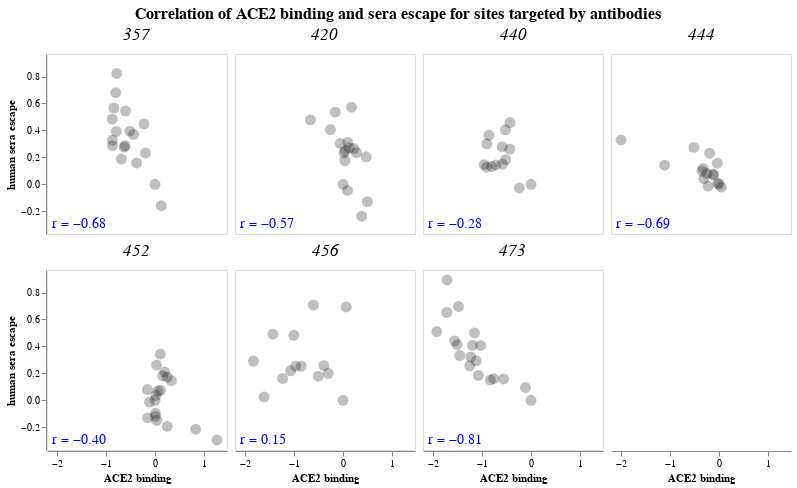

The code cell stored with this chart in its notebook:
### Markdown cell above
## Plot sites with serum escape

### Code cell
escape_sites = [357,420, 440, 444, 452, 456, 473]

filtered_XBB15_df = filtered_XBB15_df[filtered_XBB15_df['site'].isin(escape_sites)]

init_min_func_effect = -1.5

func_effects_slider = alt.param(
    value=init_min_func_effect,
    bind=alt.binding_range(
        name="minimum spike-mediated entry",
        min=filtered_XBB15_df["spike mediated entry"].min(),
        max=0,
    ),
)

affinity_escape_corr_base = (
    alt.Chart(filtered_XBB15_df)
    .add_params(func_effects_slider)
    .transform_filter(alt.datum["spike mediated entry"] >= func_effects_slider)
)


sera_affinity_escape_corr_chart = (
    (
        (
            affinity_escape_corr_base
            .encode(
                x=alt.X("ACE2 binding", scale=alt.Scale(nice=False, padding=10)),
                y=alt.Y("human sera escape", scale=alt.Scale(nice=False, padding=10)),
                tooltip=filtered_XBB15_df.columns.tolist(),   
            )           
            .mark_circle(color="black", opacity=0.25, size=120)
        )
        + (
            affinity_escape_corr_base
            .transform_regression("ACE2 binding", "human sera escape", params=True)
            .transform_calculate(
                r=alt.expr.if_(
                    alt.datum["coef"][1] > 0,
                    alt.expr.sqrt(alt.datum["rSquared"]),
                    -alt.expr.sqrt(alt.datum["rSquared"]),
                ),
                r_text="r = " + alt.expr.format(alt.datum["r"], ".2f"),
            )
            .encode(
                text="r_text:N",
                x=alt.value(5),
                y=alt.value(170),
            )
            .mark_text(size=14, align="left", color="blue")
        )
    )
    .properties(
        width=180,
        height=180,
    )
    .facet(
        facet=alt.Facet(
            'site',
            title=None,
            header=alt.Header(
                titleFontSize=21,
                titleFontWeight='normal',
                titlePadding=5,
                labelFontSize=17,
                labelFontStyle='italic'
            )
        ),
        spacing=6,
        columns=4
    )
    .configure_axis(grid=False)
    .properties(
        title=alt.TitleParams(
            "Correlation of ACE2 binding and sera escape for sites targeted by antibodies ",
            anchor="middle",
            fontSize=16,
        ),
    )
)
sera_affinity_escape_corr_chart

### Figure 1 — Vega-Lite specification as saved in the notebook (floating-point values rounded to 4 significant figures)
{"config": {"view": {"continuousWidth": 300, "continuousHeight": 300}, "axis": {"grid": false}}, "data": {"name": "data-ba4017f2d4fd5fbc0affdaf411d15172"}, "facet": {"field": "site", "header": {"labelFontSize": 17, "labelFontStyle": "italic", "titleFontSize": 21, "titleFontWeight": "normal", "titlePadding": 5}, "title": null, "type": "quantitative"}, "spec": {"layer": [{"mark": {"type": "circle", "color": "black", "opacity": 0.25, "size": 120}, "encoding": {"tooltip": [{"field": "site", "type": "quantitative"}, {"field": "wildtype", "type": "nominal"}, {"field": "mutant", "type": "nominal"}, {"field": "human sera escape", "type": "quantitative"}, {"field": "spike mediated entry", "type": "quantitative"}, {"field": "ACE2 binding", "type": "quantitative"}, {"field": "sequential_site", "type": "quantitative"}, {"field": "region", "type": "nominal"}, {"field": "mutation", "type": "nominal"}, {"field": "correlation_text", "type": "nominal"}, {"field": "correlation", "type": "quantitative"}], "x": {"field": "ACE2 binding", "scale": {"nice": false, "padding": 10}, "type": "quantitative"}, "y": {"field": "human sera escape", "scale": {"nice": false, "padding": 10}, "type": "quantitative"}}, "transform": [{"filter": "(datum['spike mediated entry'] >= param_5)"}]}, {"mark": {"type": "text", "align": "left", "color": "blue", "size": 14}, "encoding": {"text": {"field": "r_text", "type": "nominal"}, "x": {"value": 5}, "y": {"value": 170}}, "transform": [{"filter": "(datum['spike mediated entry'] >= param_5)"}, {"on": "ACE2 binding", "regression": "human sera escape", "params": true}, {"calculate": "if((datum['coef'][1] > 0),sqrt(datum['rSquared']),(-sqrt(datum['rSquared'])))", "as": "r"}, {"calculate": "('r = ' + format(datum['r'],'.2f'))", "as": "r_text"}]}], "height": 180, "width": 180}, "columns": 4, "params": [{"name": "param_5", "bind": {"input": "range", "max": 0, "min": -1.359, "name": "minimum spike-mediated entry"}, "value": -1.5}], "spacing": 6, "title": {"text": "Correlation of ACE2 binding and sera escape for sites targeted by antibodies ", "anchor": "middle", "fontSize": 16}, "$schema": "https://vega.github.io/schema/vega-lite/v5.15.1.json", "datasets": {"data-ba4017f2d4fd5fbc0affdaf411d15172": [{"site": 357, "wildtype": "R", "mutant": "C", "human sera escape": 0.2326, "spike mediated entry": -0.5789, "ACE2 binding": -0.1957, "sequential_site": 353, "region": "RBD", "mutation": "R357C", "correlation_text": "R = -0.68", "correlation": -0.6802}, {"site": 357, "wildtype": "R", "mutant": "D", "human sera escape": 0.1876, "spike mediated entry": -0.4634, "ACE2 binding": -0.6879, "sequential_site": 353, "region": "RBD", "mutation": "R357D", "correlation_text": "R = -0.68", "correlation": -0.6802}, {"site": 357, "wildtype": "R", "mutant": "E", "human sera escape": 0.4831, "spike mediated entry": -0.384, "ACE2 binding": -0.8746, "sequential_site": 353, "region": "RBD", "mutation": "R357E", "correlation_text": "R = -0.68", "correlation": -0.6802}, {"site": 357, "wildtype": "R", "mutant": "G", "human sera escape": 0.2755, "spike mediated entry": -0.2635, "ACE2 binding": -0.6308, "sequential_site": 353, "region": "RBD", "mutation": "R357G", "correlation_text": "R = -0.68", "correlation": -0.6802}, {"site": 357, "wildtype": "R", "mutant": "H", "human sera escape": 0.8229, "spike mediated entry": -0.07824, "ACE2 binding": -0.7828, "sequential_site": 353, "region": "RBD", "mutation": "R357H", "correlation_text": "R = -0.68", "correlation": -0.6802}, {"site": 357, "wildtype": "R", "mutant": "I", "human sera escape": 0.1582, "spike mediated entry": -0.05026, "ACE2 binding": -0.3765, "sequential_site": 353, "region": "RBD", "mutation": "R357I", "correlation_text": "R = -0.68", "correlation": -0.6802}, {"site": 357, "wildtype": "R", "mutant": "K", "human sera escape": -0.159, "spike mediated entry": -0.02747, "ACE2 binding": 0.127, "sequential_site": 353, "region": "RBD", "mutation": "R357K", "correlation_text": "R = -0.68", "correlation": -0.6802}, {"site": 357, "wildtype": "R", "mutant": "L", "human sera escape": 0.3708, "spike mediated entry": 0.04549, "ACE2 binding": -0.4377, "sequential_site": 353, "region": "RBD", "mutation": "R357L", "correlation_text": "R = -0.68", "correlation": -0.6802}, {"site": 357, "wildtype": "R", "mutant": "M", "human sera escape": 0.5659, "spike mediated entry": 0.03384, "ACE2 binding": -0.8414, "sequential_site": 353, "region": "RBD", "mutation": "R357M", "correlation_text": "R = -0.68", "correlation": -0.6802}, {"site": 357, "wildtype": "R", "mutant": "N", "human sera escape": 0.4477, "spike mediated entry": -0.529, "ACE2 binding": -0.225, "sequential_site": 353, "region": "RBD", "mutation": "R357N", "correlation_text": "R = -0.68", "correlation": -0.6802}, {"site": 357, "wildtype": "R", "mutant": "P", "human sera escape": 0.6804, "spike mediated entry": -0.05469, "ACE2 binding": -0.8022, "sequential_site": 353, "region": "RBD", "mutation": "R357P", "correlation_text": "R = -0.68", "correlation": -0.6802}, {"site": 357, "wildtype": "R", "mutant": "Q", "human sera escape": 0.3926, "spike mediated entry": -0.1519, "ACE2 binding": -0.7932, "sequential_site": 353, "region": "RBD", "mutation": "R357Q", "correlation_text": "R = -0.68", "correlation": -0.6802}, {"site": 357, "wildtype": "R", "mutant": "S", "human sera escape": 0.2863, "spike mediated entry": -0.2156, "ACE2 binding": -0.8718, "sequential_site": 353, "region": "RBD", "mutation": "R357S", "correlation_text": "R = -0.68", "correlation": -0.6802}, {"site": 357, "wildtype": "R", "mutant": "T", "human sera escape": 0.3948, "spike mediated entry": -0.7528, "ACE2 binding": -0.5162, "sequential_site": 353, "region": "RBD", "mutation": "R357T", "correlation_text": "R = -0.68", "correlation": -0.6802}, {"site": 357, "wildtype": "R", "mutant": "V", "human sera escape": 0.3275, "spike mediated entry": 0.08032, "ACE2 binding": -0.8711, "sequential_site": 353, "region": "RBD", "mutation": "R357V", "correlation_text": "R = -0.68", "correlation": -0.6802}, {"site": 357, "wildtype": "R", "mutant": "W", "human sera escape": 0.5439, "spike mediated entry": -0.2416, "ACE2 binding": -0.6019, "sequential_site": 353, "region": "RBD", "mutation": "R357W", "correlation_text": "R = -0.68", "correlation": -0.6802}, {"site": 357, "wildtype": "R", "mutant": "Y", "human sera escape": 0.2869, "spike mediated entry": -0.04178, "ACE2 binding": -0.611, "sequential_site": 353, "region": "RBD", "mutation": "R357Y", "correlation_text": "R = -0.68", "correlation": -0.6802}, {"site": 357, "wildtype": "R", "mutant": "R", "human sera escape": 0.0, "spike mediated entry": 0.0, "ACE2 binding": 0.0, "sequential_site": 353, "region": "RBD", "mutation": "R357R", "correlation_text": "R = -0.68", "correlation": -0.6802}, {"site": 420, "wildtype": "D", "mutant": "A", "human sera escape": 0.2335, "spike mediated entry": -0.08963, "ACE2 binding": 0.01822, "sequential_site": 416, "region": "RBD", "mutation": "D420A", "correlation_text": "R = -0.57", "correlation": -0.571}, {"site": 420, "wildtype": "D", "mutant": "C", "human sera escape": 0.2714, "spike mediated entry": -0.5093, "ACE2 binding": 0.126, "sequential_site": 416, "region": "RBD", "mutation": "D420C", "correlation_text": "R = -0.57", "correlation": -0.571}, {"site": 420, "wildtype": "D", "mutant": "E", "human sera escape": -0.1286, "spike mediated entry": -0.4288, "ACE2 binding": 0.4977, "sequential_site": 416, "region": "RBD", "mutation": "D420E", "correlation_text": "R = -0.57", "correlation": -0.571}, {"site": 420, "wildtype": "D", "mutant": "F", "human sera escape": 0.5354, "spike mediated entry": -0.1524, "ACE2 binding": -0.1582, "sequential_site": 416, "region": "RBD", "mutation": "D420F", "correlation_text": "R = -0.57", "correlation": -0.571}, {"site": 420, "wildtype": "D", "mutant": "G", "human sera escape": 0.3119, "spike mediated entry": -0.6732, "ACE2 binding": 0.09659, "sequential_site": 416, "region": "RBD", "mutation": "D420G", "correlation_text": "R = -0.57", "correlation": -0.571}, {"site": 420, "wildtype": "D", "mutant": "H", "human sera escape": 0.2347, "spike mediated entry": -0.1092, "ACE2 binding": 0.2772, "sequential_site": 416, "region": "RBD", "mutation": "D420H", "correlation_text": "R = -0.57", "correlation": -0.571}, {"site": 420, "wildtype": "D", "mutant": "K", "human sera escape": 0.2043, "spike mediated entry": -0.6448, "ACE2 binding": 0.4742, "sequential_site": 416, "region": "RBD", "mutation": "D420K", "correlation_text": "R = -0.57", "correlation": -0.571}, {"site": 420, "wildtype": "D", "mutant": "M", "human sera escape": 0.1753, "spike mediated entry": -0.3529, "ACE2 binding": 0.03823, "sequential_site": 416, "region": "RBD", "mutation": "D420M", "correlation_text": "R = -0.57", "correlation": -0.571}, {"site": 420, "wildtype": "D", "mutant": "N", "human sera escape": 0.5724, "spike mediated entry": -0.05154, "ACE2 binding": 0.174, "sequential_site": 416, "region": "RBD", "mutation": "D420N", "correlation_text": "R = -0.57", "correlation": -0.571}, {"site": 420, "wildtype": "D", "mutant": "Q", "human sera escape": -0.04526, "spike mediated entry": -0.2388, "ACE2 binding": 0.09217, "sequential_site": 416, "region": "RBD", "mutation": "D420Q", "correlation_text": "R = -0.57", "correlation": -0.571}, {"site": 420, "wildtype": "D", "mutant": "R", "human sera escape": 0.4068, "spike mediated entry": -0.7003, "ACE2 binding": -0.2568, "sequential_site": 416, "region": "RBD", "mutation": "D420R", "correlation_text": "R = -0.57", "correlation": -0.571}, {"site": 420, "wildtype": "D", "mutant": "S", "human sera escape": 0.3036, "spike mediated entry": -0.08148, "ACE2 binding": -0.05797, "sequential_site": 416, "region": "RBD", "mutation": "D420S", "correlation_text": "R = -0.57", "correlation": -0.571}, {"site": 420, "wildtype": "D", "mutant": "T", "human sera escape": 0.2488, "spike mediated entry": -0.2799, "ACE2 binding": 0.04526, "sequential_site": 416, "region": "RBD", "mutation": "D420T", "correlation_text": "R = -0.57", "correlation": -0.571}, {"site": 420, "wildtype": "D", "mutant": "V", "human sera escape": -0.2367, "spike mediated entry": -1.304, "ACE2 binding": 0.3806, "sequential_site": 416, "region": "RBD", "mutation": "D420V", "correlation_text": "R = -0.57", "correlation": -0.571}, {"site": 420, "wildtype": "D", "mutant": "W", "human sera escape": 0.4782, "spike mediated entry": -0.2707, "ACE2 binding": -0.6663, "sequential_site": 416, "region": "RBD", "mutation": "D420W", "correlation_text": "R = -0.57", "correlation": -0.571}, {"site": 420, "wildtype": "D", "mutant": "Y", "human sera escape": 0.2657, "spike mediated entry": -0.32, "ACE2 binding": 0.225, "sequential_site": 416, "region": "RBD", "mutation": "D420Y", "correlation_text": "R = -0.57", "correlation": -0.571}, {"site": 420, "wildtype": "D", "mutant": "D", "human sera escape": 0.0, "spike mediated entry": 0.0, "ACE2 binding": 0.0, "sequential_site": 416, "region": "RBD", "mutation": "D420D", "correlation_text": "R = -0.57", "correlation": -0.571}, {"site": 440, "wildtype": "K", "mutant": "A", "human sera escape": 0.2612, "spike mediated entry": -0.3045, "ACE2 binding": -0.4355, "sequential_site": 436, "region": "RBD", "mutation": "K440A", "correlation_text": "R = -0.28", "correlation": -0.2814}, {"site": 440, "wildtype": "K", "mutant": "E", "human sera escape": 0.3641, "spike mediated entry": 0.03627, "ACE2 binding": -0.861, "sequential_site": 436, "region": "RBD", "mutation": "K440E", "correlation_text": "R = -0.28", "correlation": -0.2814}, {"site": 440, "wildtype": "K", "mutant": "F", "human sera escape": 0.1496, "spike mediated entry": -0.6424, "ACE2 binding": -0.5861, "sequential_site": 436, "region": "RBD", "mutation": "K440F", "correlation_text": "R = -0.28", "correlation": -0.2814}, {"site": 440, "wildtype": "K", "mutant": "I", "human sera escape": 0.1435, "spike mediated entry": 0.07683, "ACE2 binding": -0.7169, "sequential_site": 436, "region": "RBD", "mutation": "K440I", "correlation_text": "R = -0.28", "correlation": -0.2814}, {"site": 440, "wildtype": "K", "mutant": "M", "human sera escape": 0.1456, "spike mediated entry": -0.04719, "ACE2 binding": -0.956, "sequential_site": 436, "region": "RBD", "mutation": "K440M", "correlation_text": "R = -0.28", "correlation": -0.2814}, {"site": 440, "wildtype": "K", "mutant": "N", "human sera escape": 0.4048, "spike mediated entry": -0.01255, "ACE2 binding": -0.5238, "sequential_site": 436, "region": "RBD", "mutation": "K440N", "correlation_text": "R = -0.28", "correlation": -0.2814}, {"site": 440, "wildtype": "K", "mutant": "P", "human sera escape": 0.3004, "spike mediated entry": -0.1515, "ACE2 binding": -0.9046, "sequential_site": 436, "region": "RBD", "mutation": "K440P", "correlation_text": "R = -0.28", "correlation": -0.2814}, {"site": 440, "wildtype": "K", "mutant": "Q", "human sera escape": 0.2783, "spike mediated entry": 0.01284, "ACE2 binding": -0.5891, "sequential_site": 436, "region": "RBD", "mutation": "K440Q", "correlation_text": "R = -0.28", "correlation": -0.2814}, {"site": 440, "wildtype": "K", "mutant": "R", "human sera escape": -0.02675, "spike mediated entry": -0.07078, "ACE2 binding": -0.2379, "sequential_site": 436, "region": "RBD", "mutation": "K440R", "correlation_text": "R = -0.28", "correlation": -0.2814}, {"site": 440, "wildtype": "K", "mutant": "S", "human sera escape": 0.1831, "spike mediated entry": -0.134, "ACE2 binding": -0.5166, "sequential_site": 436, "region": "RBD", "mutation": "K440S", "correlation_text": "R = -0.28", "correlation": -0.2814}, {"site": 440, "wildtype": "K", "mutant": "T", "human sera escape": 0.1273, "spike mediated entry": 0.00435, "ACE2 binding": -0.909, "sequential_site": 436, "region": "RBD", "mutation": "K440T", "correlation_text": "R = -0.28", "correlation": -0.2814}, {"site": 440, "wildtype": "K", "mutant": "V", "human sera escape": 0.1322, "spike mediated entry": 0.09473, "ACE2 binding": -0.802, "sequential_site": 436, "region": "RBD", "mutation": "K440V", "correlation_text": "R = -0.28", "correlation": -0.2814}, {"site": 440, "wildtype": "K", "mutant": "W", "human sera escape": 0.4584, "spike mediated entry": 0.03784, "ACE2 binding": -0.4307, "sequential_site": 436, "region": "RBD", "mutation": "K440W", "correlation_text": "R = -0.28", "correlation": -0.2814}, {"site": 440, "wildtype": "K", "mutant": "K", "human sera escape": 0.0, "spike mediated entry": 0.0, "ACE2 binding": 0.0, "sequential_site": 436, "region": "RBD", "mutation": "K440K", "correlation_text": "R = -0.28", "correlation": -0.2814}, {"site": 444, "wildtype": "K", "mutant": "-", "human sera escape": 0.3289, "spike mediated entry": -0.7108, "ACE2 binding": -2.005, "sequential_site": 440, "region": "RBD", "mutation": "K444-", "correlation_text": "R = -0.69", "correlation": -0.6884}, {"site": 444, "wildtype": "K", "mutant": "A", "human sera escape": 0.1421, "spike mediated entry": 0.01101, "ACE2 binding": -1.114, "sequential_site": 440, "region": "RBD", "mutation": "K444A", "correlation_text": "R = -0.69", "correlation": -0.6884}, {"site": 444, "wildtype": "K", "mutant": "C", "human sera escape": 0.06873, "spike mediated entry": 0.03239, "ACE2 binding": -0.1109, "sequential_site": 440, "region": "RBD", "mutation": "K444C", "correlation_text": "R = -0.69", "correlation": -0.6884}, {"site": 444, "wildtype": "K", "mutant": "D", "human sera escape": 0.2741, "spike mediated entry": -0.0104, "ACE2 binding": -0.5119, "sequential_site": 440, "region": "RBD", "mutation": "K444D", "correlation_text": "R = -0.69", "correlation": -0.6884}, {"site": 444, "wildtype": "K", "mutant": "E", "human sera escape": 0.04189, "spike mediated entry": 0.008505, "ACE2 binding": -0.3103, "sequential_site": 440, "region": "RBD", "mutation": "K444E", "correlation_text": "R = -0.69", "correlation": -0.6884}, {"site": 444, "wildtype": "K", "mutant": "G", "human sera escape": 0.07981, "spike mediated entry": -0.03945, "ACE2 binding": -0.2475, "sequential_site": 440, "region": "RBD", "mutation": "K444G", "correlation_text": "R = -0.69", "correlation": -0.6884}, {"site": 444, "wildtype": "K", "mutant": "H", "human sera escape": 0.1179, "spike mediated entry": 0.08149, "ACE2 binding": -0.3261, "sequential_site": 440, "region": "RBD", "mutation": "K444H", "correlation_text": "R = -0.69", "correlation": -0.6884}, {"site": 444, "wildtype": "K", "mutant": "M", "human sera escape": 0.1568, "spike mediated entry": 0.0321, "ACE2 binding": -0.03545, "sequential_site": 440, "region": "RBD", "mutation": "K444M", "correlation_text": "R = -0.69", "correlation": -0.6884}, {"site": 444, "wildtype": "K", "mutant": "N", "human sera escape": 0.009039, "spike mediated entry": 0.00974, "ACE2 binding": -0.02242, "sequential_site": 440, "region": "RBD", "mutation": "K444N", "correlation_text": "R = -0.69", "correlation": -0.6884}, {"site": 444, "wildtype": "K", "mutant": "Q", "human sera escape": -0.01297, "spike mediated entry": -0.0956, "ACE2 binding": -0.224, "sequential_site": 440, "region": "RBD", "mutation": "K444Q", "correlation_text": "R = -0.69", "correlation": -0.6884}, {"site": 444, "wildtype": "K", "mutant": "R", "human sera escape": -0.02104, "spike mediated entry": -0.05194, "ACE2 binding": 0.04488, "sequential_site": 440, "region": "RBD", "mutation": "K444R", "correlation_text": "R = -0.69", "correlation": -0.6884}, {"site": 444, "wildtype": "K", "mutant": "S", "human sera escape": 0.2309, "spike mediated entry": -0.1045, "ACE2 binding": -0.1923, "sequential_site": 440, "region": "RBD", "mutation": "K444S", "correlation_text": "R = -0.69", "correlation": -0.6884}, {"site": 444, "wildtype": "K", "mutant": "T", "human sera escape": 0.09751, "spike mediated entry": 0.1281, "ACE2 binding": -0.3462, "sequential_site": 440, "region": "RBD", "mutation": "K444T", "correlation_text": "R = -0.69", "correlation": -0.6884}, {"site": 444, "wildtype": "K", "mutant": "W", "human sera escape": 0.07721, "spike mediated entry": -0.1588, "ACE2 binding": -0.1248, "sequential_site": 440, "region": "RBD", "mutation": "K444W", "correlation_text": "R = -0.69", "correlation": -0.6884}, {"site": 444, "wildtype": "K", "mutant": "K", "human sera escape": 0.0, "spike mediated entry": 0.0, "ACE2 binding": 0.0, "sequential_site": 440, "region": "RBD", "mutation": "K444K", "correlation_text": "R = -0.69", "correlation": -0.6884}, {"site": 452, "wildtype": "L", "mutant": "A", "human sera escape": 0.06881, "spike mediated entry": -0.05028, "ACE2 binding": 0.05768, "sequential_site": 448, "region": "RBD", "mutation": "L452A", "correlation_text": "R = -0.40", "correlation": -0.4027}, {"site": 452, "wildtype": "L", "mutant": "C", "human sera escape": 0.1457, "spike mediated entry": -0.2767, "ACE2 binding": 0.3361, "sequential_site": 448, "region": "RBD", "mutation": "L452C", "correlation_text": "R = -0.40", "correlation": -0.4027}, {"site": 452, "wildtype": "L", "mutant": "D", "human sera escape": 0.2626, "spike mediated entry": -0.02182, "ACE2 binding": 0.03213, "sequential_site": 448, "region": "RBD", "mutation": "L452D", "correlation_text": "R = -0.40", "correlation": -0.4027}, {"site": 452, "wildtype": "L", "mutant": "E", "human sera escape": 0.08008, "spike mediated entry": -0.1731, "ACE2 binding": -0.1567, "sequential_site": 448, "region": "RBD", "mutation": "L452E", "correlation_text": "R = -0.40", "correlation": -0.4027}, {"site": 452, "wildtype": "L", "mutant": "F", "human sera escape": -0.01257, "spike mediated entry": -0.1984, "ACE2 binding": -0.1149, "sequential_site": 448, "region": "RBD", "mutation": "L452F", "correlation_text": "R = -0.40", "correlation": -0.4027}, {"site": 452, "wildtype": "L", "mutant": "G", "human sera escape": -0.1934, "spike mediated entry": 0.03739, "ACE2 binding": 0.2503, "sequential_site": 448, "region": "RBD", "mutation": "L452G", "correlation_text": "R = -0.40", "correlation": -0.4027}, {"site": 452, "wildtype": "L", "mutant": "H", "human sera escape": 0.03686, "spike mediated entry": 0.02436, "ACE2 binding": 0.01964, "sequential_site": 448, "region": "RBD", "mutation": "L452H", "correlation_text": "R = -0.40", "correlation": -0.4027}, {"site": 452, "wildtype": "L", "mutant": "I", "human sera escape": -0.1304, "spike mediated entry": -0.01199, "ACE2 binding": -0.1502, "sequential_site": 448, "region": "RBD", "mutation": "L452I", "correlation_text": "R = -0.40", "correlation": -0.4027}, {"site": 452, "wildtype": "L", "mutant": "K", "human sera escape": 0.1721, "spike mediated entry": 0.1442, "ACE2 binding": 0.2513, "sequential_site": 448, "region": "RBD", "mutation": "L452K", "correlation_text": "R = -0.40", "correlation": -0.4027}, {"site": 452, "wildtype": "L", "mutant": "M", "human sera escape": -0.1193, "spike mediated entry": -0.148, "ACE2 binding": 0.006477, "sequential_site": 448, "region": "RBD", "mutation": "L452M", "correlation_text": "R = -0.40", "correlation": -0.4027}, {"site": 452, "wildtype": "L", "mutant": "N", "human sera escape": -0.1493, "spike mediated entry": -0.0405, "ACE2 binding": 0.03574, "sequential_site": 448, "region": "RBD", "mutation": "L452N", "correlation_text": "R = -0.40", "correlation": -0.4027}, {"site": 452, "wildtype": "L", "mutant": "Q", "human sera escape": 0.2096, "spike mediated entry": -0.1389, "ACE2 binding": 0.197, "sequential_site": 448, "region": "RBD", "mutation": "L452Q", "correlation_text": "R = -0.40", "correlation": -0.4027}, {"site": 452, "wildtype": "L", "mutant": "R", "human sera escape": 0.1816, "spike mediated entry": 0.1286, "ACE2 binding": 0.1571, "sequential_site": 448, "region": "RBD", "mutation": "L452R", "correlation_text": "R = -0.40", "correlation": -0.4027}, {"site": 452, "wildtype": "L", "mutant": "S", "human sera escape": -0.2141, "spike mediated entry": -0.2193, "ACE2 binding": 0.8309, "sequential_site": 448, "region": "RBD", "mutation": "L452S", "correlation_text": "R = -0.40", "correlation": -0.4027}, {"site": 452, "wildtype": "L", "mutant": "T", "human sera escape": -0.2946, "spike mediated entry": -0.4798, "ACE2 binding": 1.268, "sequential_site": 448, "region": "RBD", "mutation": "L452T", "correlation_text": "R = -0.40", "correlation": -0.4027}, {"site": 452, "wildtype": "L", "mutant": "V", "human sera escape": 0.07435, "spike mediated entry": -0.03466, "ACE2 binding": 0.1125, "sequential_site": 448, "region": "RBD", "mutation": "L452V", "correlation_text": "R = -0.40", "correlation": -0.4027}, {"site": 452, "wildtype": "L", "mutant": "W", "human sera escape": -0.09617, "spike mediated entry": 0.04109, "ACE2 binding": 0.008598, "sequential_site": 448, "region": "RBD", "mutation": "L452W", "correlation_text": "R = -0.40", "correlation": -0.4027}, {"site": 452, "wildtype": "L", "mutant": "Y", "human sera escape": 0.3428, "spike mediated entry": 0.002831, "ACE2 binding": 0.1094, "sequential_site": 448, "region": "RBD", "mutation": "L452Y", "correlation_text": "R = -0.40", "correlation": -0.4027}, {"site": 452, "wildtype": "L", "mutant": "L", "human sera escape": 0.0, "spike mediated entry": 0.0, "ACE2 binding": 0.0, "sequential_site": 448, "region": "RBD", "mutation": "L452L", "correlation_text": "R = -0.40", "correlation": -0.4027}, {"site": 456, "wildtype": "F", "mutant": "A", "human sera escape": 0.4906, "spike mediated entry": -0.2121, "ACE2 binding": -1.433, "sequential_site": 452, "region": "RBD", "mutation": "F456A", "correlation_text": "R = 0.15", "correlation": 0.1492}, {"site": 456, "wildtype": "F", "mutant": "D", "human sera escape": 0.2191, "spike mediated entry": -0.2745, "ACE2 binding": -1.072, "sequential_site": 452, "region": "RBD", "mutation": "F456D", "correlation_text": "R = 0.15", "correlation": 0.1492}, {"site": 456, "wildtype": "F", "mutant": "G", "human sera escape": 0.1787, "spike mediated entry": -0.05422, "ACE2 binding": -0.5038, "sequential_site": 452, "region": "RBD", "mutation": "F456G", "correlation_text": "R = 0.15", "correlation": 0.1492}, {"site": 456, "wildtype": "F", "mutant": "H", "human sera escape": 0.2537, "spike mediated entry": 0.05081, "ACE2 binding": -0.9693, "sequential_site": 452, "region": "RBD", "mutation": "F456H", "correlation_text": "R = 0.15", "correlation": 0.1492}, {"site": 456, "wildtype": "F", "mutant": "I", "human sera escape": 0.1619, "spike mediated entry": -0.03174, "ACE2 binding": -1.234, "sequential_site": 452, "region": "RBD", "mutation": "F456I", "correlation_text": "R = 0.15", "correlation": 0.1492}, {"site": 456, "wildtype": "F", "mutant": "L", "human sera escape": 0.2001, "spike mediated entry": -0.02328, "ACE2 binding": -0.3013, "sequential_site": 452, "region": "RBD", "mutation": "F456L", "correlation_text": "R = 0.15", "correlation": 0.1492}, {"site": 456, "wildtype": "F", "mutant": "N", "human sera escape": 0.253, "spike mediated entry": -0.2327, "ACE2 binding": -0.8558, "sequential_site": 452, "region": "RBD", "mutation": "F456N", "correlation_text": "R = 0.15", "correlation": 0.1492}, {"site": 456, "wildtype": "F", "mutant": "R", "human sera escape": 0.6926, "spike mediated entry": 0.05425, "ACE2 binding": 0.06597, "sequential_site": 452, "region": "RBD", "mutation": "F456R", "correlation_text": "R = 0.15", "correlation": 0.1492}, {"site": 456, "wildtype": "F", "mutant": "S", "human sera escape": 0.7081, "spike mediated entry": -0.2781, "ACE2 binding": -0.6061, "sequential_site": 452, "region": "RBD", "mutation": "F456S", "correlation_text": "R = 0.15", "correlation": 0.1492}, {"site": 456, "wildtype": "F", "mutant": "T", "human sera escape": 0.4824, "spike mediated entry": -0.2327, "ACE2 binding": -1.006, "sequential_site": 452, "region": "RBD", "mutation": "F456T", "correlation_text": "R = 0.15", "correlation": 0.1492}, {"site": 456, "wildtype": "F", "mutant": "V", "human sera escape": 0.2575, "spike mediated entry": 0.05087, "ACE2 binding": -0.3911, "sequential_site": 452, "region": "RBD", "mutation": "F456V", "correlation_text": "R = 0.15", "correlation": 0.1492}, {"site": 456, "wildtype": "F", "mutant": "W", "human sera escape": 0.02462, "spike mediated entry": 0.08546, "ACE2 binding": -1.615, "sequential_site": 452, "region": "RBD", "mutation": "F456W", "correlation_text": "R = 0.15", "correlation": 0.1492}, {"site": 456, "wildtype": "F", "mutant": "Y", "human sera escape": 0.2912, "spike mediated entry": -0.1895, "ACE2 binding": -1.832, "sequential_site": 452, "region": "RBD", "mutation": "F456Y", "correlation_text": "R = 0.15", "correlation": 0.1492}, {"site": 456, "wildtype": "F", "mutant": "F", "human sera escape": 0.0, "spike mediated entry": 0.0, "ACE2 binding": 0.0, "sequential_site": 452, "region": "RBD", "mutation": "F456F", "correlation_text": "R = 0.15", "correlation": 0.1492}, {"site": 473, "wildtype": "Y", "mutant": "A", "human sera escape": 0.4073, "spike mediated entry": -0.315, "ACE2 binding": -1.031, "sequential_site": 469, "region": "RBD", "mutation": "Y473A", "correlation_text": "R = -0.81", "correlation": -0.8094}, {"site": 473, "wildtype": "Y", "mutant": "C", "human sera escape": 0.1852, "spike mediated entry": -1.359, "ACE2 binding": -1.077, "sequential_site": 469, "region": "RBD", "mutation": "Y473C", "correlation_text": "R = -0.81", "correlation": -0.8094}, {"site": 473, "wildtype": "Y", "mutant": "D", "human sera escape": 0.893, "spike mediated entry": -0.1588, "ACE2 binding": -1.718, "sequential_site": 469, "region": "RBD", "mutation": "Y473D", "correlation_text": "R = -0.81", "correlation": -0.8094}, {"site": 473, "wildtype": "Y", "mutant": "E", "human sera escape": 0.2933, "spike mediated entry": 0.04367, "ACE2 binding": -1.12, "sequential_site": 469, "region": "RBD", "mutation": "Y473E", "correlation_text": "R = -0.81", "correlation": -0.8094}, {"site": 473, "wildtype": "Y", "mutant": "F", "human sera escape": 0.09453, "spike mediated entry": -0.1012, "ACE2 binding": -0.114, "sequential_site": 469, "region": "RBD", "mutation": "Y473F", "correlation_text": "R = -0.81", "correlation": -0.8094}, {"site": 473, "wildtype": "Y", "mutant": "G", "human sera escape": 0.6518, "spike mediated entry": -0.3427, "ACE2 binding": -1.723, "sequential_site": 469, "region": "RBD", "mutation": "Y473G", "correlation_text": "R = -0.81", "correlation": -0.8094}, {"site": 473, "wildtype": "Y", "mutant": "H", "human sera escape": 0.1588, "spike mediated entry": -0.06732, "ACE2 binding": -0.5603, "sequential_site": 469, "region": "RBD", "mutation": "Y473H", "correlation_text": "R = -0.81", "correlation": -0.8094}, {"site": 473, "wildtype": "Y", "mutant": "I", "human sera escape": 0.3322, "spike mediated entry": -0.08181, "ACE2 binding": -1.459, "sequential_site": 469, "region": "RBD", "mutation": "Y473I", "correlation_text": "R = -0.81", "correlation": -0.8094}, {"site": 473, "wildtype": "Y", "mutant": "K", "human sera escape": 0.6967, "spike mediated entry": -0.7767, "ACE2 binding": -1.482, "sequential_site": 469, "region": "RBD", "mutation": "Y473K", "correlation_text": "R = -0.81", "correlation": -0.8094}, {"site": 473, "wildtype": "Y", "mutant": "L", "human sera escape": 0.256, "spike mediated entry": -0.04918, "ACE2 binding": -1.255, "sequential_site": 469, "region": "RBD", "mutation": "Y473L", "correlation_text": "R = -0.81", "correlation": -0.8094}, {"site": 473, "wildtype": "Y", "mutant": "M", "human sera escape": 0.1608, "spike mediated entry": -0.2904, "ACE2 binding": -0.7608, "sequential_site": 469, "region": "RBD", "mutation": "Y473M", "correlation_text": "R = -0.81", "correlation": -0.8094}, {"site": 473, "wildtype": "Y", "mutant": "N", "human sera escape": 0.4408, "spike mediated entry": -0.2971, "ACE2 binding": -1.562, "sequential_site": 469, "region": "RBD", "mutation": "Y473N", "correlation_text": "R = -0.81", "correlation": -0.8094}, {"site": 473, "wildtype": "Y", "mutant": "Q", "human sera escape": 0.4126, "spike mediated entry": -0.223, "ACE2 binding": -1.509, "sequential_site": 469, "region": "RBD", "mutation": "Y473Q", "correlation_text": "R = -0.81", "correlation": -0.8094}, {"site": 473, "wildtype": "Y", "mutant": "R", "human sera escape": 0.4082, "spike mediated entry": -0.4461, "ACE2 binding": -1.198, "sequential_site": 469, "region": "RBD", "mutation": "Y473R", "correlation_text": "R = -0.81", "correlation": -0.8094}, {"site": 473, "wildtype": "Y", "mutant": "S", "human sera escape": 0.5005, "spike mediated entry": -0.3185, "ACE2 binding": -1.156, "sequential_site": 469, "region": "RBD", "mutation": "Y473S", "correlation_text": "R = -0.81", "correlation": -0.8094}, {"site": 473, "wildtype": "Y", "mutant": "T", "human sera escape": 0.3208, "spike mediated entry": -0.1434, "ACE2 binding": -1.232, "sequential_site": 469, "region": "RBD", "mutation": "Y473T", "correlation_text": "R = -0.81", "correlation": -0.8094}, {"site": 473, "wildtype": "Y", "mutant": "V", "human sera escape": 0.51, "spike mediated entry": -0.3284, "ACE2 binding": -1.93, "sequential_site": 469, "region": "RBD", "mutation": "Y473V", "correlation_text": "R = -0.81", "correlation": -0.8094}, {"site": 473, "wildtype": "Y", "mutant": "W", "human sera escape": 0.1502, "spike mediated entry": -0.06885, "ACE2 binding": -0.8325, "sequential_site": 469, "region": "RBD", "mutation": "Y473W", "correlation_text": "R = -0.81", "correlation": -0.8094}, {"site": 473, "wildtype": "Y", "mutant": "Y", "human sera escape": 0.0, "spike mediated entry": 0.0, "ACE2 binding": 0.0, "sequential_site": 469, "region": "RBD", "mutation": "Y473Y", "correlation_text": "R = -0.81", "correlation": -0.8094}]}}
